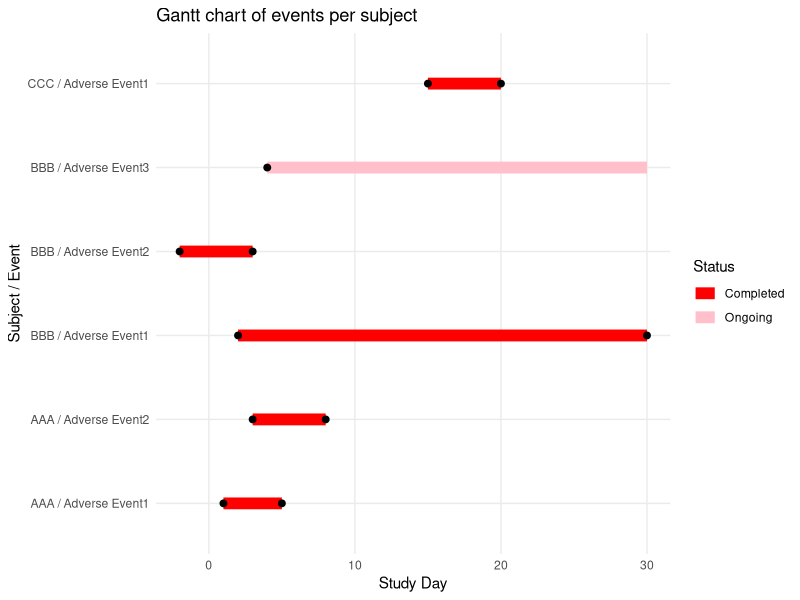

Here is the R script that generated this plot:
# P063_event_gant_excel.sas -> R translation
# Reproduces SAS %event_gant_excel with built-in dummy data
out <- Sys.getenv("OUT_DIR")
if (out == "" || is.na(out)) out <- getwd()
if (!dir.exists(out)) dir.create(out, recursive = TRUE, showWarnings = FALSE)

suppressPackageStartupMessages({
  library(dplyr)
  library(openxlsx)
  library(ggplot2)
})

round_half_up <- function(x, digits = 0) {
  posneg <- sign(x)
  z <- abs(x) * 10^digits
  z <- floor(z + 0.5 + 1e-10)
  posneg * z / 10^digits
}

# ---- test_dummy_data (data dummy) ----
dummy <- data.frame(
  SUBJID = c("AAA","AAA","BBB","BBB","BBB","CCC"),
  AETERM = c("Adverse Event1","Adverse Event2","Adverse Event1","Adverse Event2","Adverse Event3","Adverse Event1"),
  AESTDY = c(1,3,2,-2,4,15),
  AEENDY = c(5,8,30,3,NA,20),
  stringsAsFactors = FALSE
)
target_dataest <- dummy
target_id <- "SUBJID"
target_event_name <- "AETERM"
target_st <- "AESTDY"
target_en <- "AEENDY"

st_vec <- target_dataest[[target_st]]
en_vec <- target_dataest[[target_en]]

# ---- proc sql: min(min(st,1)), max(max(st,en)) ----
# SAS MIN/MAX ignore missing: MIN(st,1) with st missing -> 1 ; MAX(st,en) with one missing -> non-missing
row_min <- ifelse(is.na(st_vec), 1, pmin(st_vec, 1, na.rm = FALSE))
# pmin with NA already handled; row_min no NA
min_val <- min(row_min, na.rm = TRUE)

row_max <- mapply(function(a,b) {
  if (is.na(a) && is.na(b)) return(NA_real_)
  if (is.na(a)) return(b)
  if (is.na(b)) return(a)
  max(a,b)
}, st_vec, en_vec)
max_val <- max(row_max, na.rm = TRUE)

min_val <- as.integer(min_val)
max_val <- as.integer(max_val)

# %let range = %eval(%sysfunc(range(&min,&max)) + (0<&min))
# RANGE(min,max)=max-min
range_val <- as.integer((max_val - min_val) + as.integer(0 < min_val))

# ---- data __wk1 ----
# if min<1: st = target_st - min + (target_st<1); en likewise if non-missing
# SAS (x<1) with missing -> true (1)
wk <- target_dataest
n <- nrow(wk)
if (min_val < 1) {
  lt1_st <- ifelse(is.na(wk[[target_st]]), 1L, as.integer(wk[[target_st]] < 1))
  st <- wk[[target_st]] - min_val + lt1_st
  # en: missing stays missing
  lt1_en <- ifelse(is.na(wk[[target_en]]), NA_integer_, as.integer(wk[[target_en]] < 1))
  en <- ifelse(is.na(wk[[target_en]]), NA_real_, wk[[target_en]] - min_val + lt1_en)
} else {
  st <- wk[[target_st]]
  en <- wk[[target_en]]
}

# array ar{range} $1. ; do i=1 to range; if st<=i<=en then Y; else if st=i & missing(en) then Y; else if st<=i & missing(en) then O;
ar_mat <- matrix(NA_character_, nrow = n, ncol = range_val)
colnames(ar_mat) <- paste0("ar", seq_len(range_val))
for (r in seq_len(n)) {
  s <- st[r]; e <- en[r]
  s_missing <- is.na(s); e_missing <- is.na(e)
  for (i in seq_len(range_val)) {
    v <- NA_character_
    if (!s_missing && !e_missing && !is.na(s) && !is.na(e) && s <= i && i <= e) {
      v <- "Y"
    } else if (!s_missing && e_missing && !is.na(s) && s == i) {
      v <- "Y"
    } else if (!s_missing && e_missing && !is.na(s) && s <= i) {
      v <- "O"
    } else {
      v <- NA_character_
    }
    ar_mat[r, i] <- v
  }
}

gant <- data.frame(
  st = st,
  en = en,
  SUBJID = wk$SUBJID,
  AETERM = wk$AETERM,
  AESTDY = wk$AESTDY,
  AEENDY = wk$AEENDY,
  ar_mat,
  stringsAsFactors = FALSE,
  check.names = FALSE
)
# keep st en SUBJID AETERM AESTDY AEENDY ar:
# column order already as KEEP list

# ---- write dataset gant.csv ----
write.csv(gant, file.path(out, "gant.csv"), row.names = FALSE, na = "")

# ---- header day labels: min to max excluding 0 ----
day_labels <- setdiff(seq(min_val, max_val, by = 1), 0)
# length should equal range_val
# Build display table: ID, Event, STDY, ENDY + day columns (ar values)
disp_header <- c("ID","Event","STDY","ENDY", as.character(day_labels))
disp_df <- data.frame(
  ID = gant$SUBJID,
  Event = gant$AETERM,
  STDY = gant$AESTDY,
  ENDY = gant$AEENDY,
  ar_mat,
  stringsAsFactors = FALSE, check.names = FALSE
)
colnames(disp_df) <- disp_header

# ---- ODS EXCEL equivalent: gant.xlsx with RWI styling ----
wb <- createWorkbook()
addWorksheet(wb, "GANT")

hdr_darkblue <- createStyle(fgFill = "#00008B", fontColour = "white", textDecoration = "bold",
                            halign = "center", valign = "center", border = "TopBottomLeftRight")
hdr_blue <- createStyle(fgFill = "#0000FF", fontColour = "white", textDecoration = "bold",
                        halign = "center", valign = "center", border = "TopBottomLeftRight")
style_Y <- createStyle(fgFill = "#FF0000", fontColour = "#FF0000", halign = "center", border = "TopBottomLeftRight")
style_O <- createStyle(fgFill = "#FFC0CB", fontColour = "#FFC0CB", halign = "center", border = "TopBottomLeftRight")
style_W <- createStyle(fgFill = "#FFFFFF", fontColour = "#FFFFFF", halign = "center", border = "TopBottomLeftRight")
style_id <- createStyle(halign = "left", valign = "center", border = "TopBottomLeftRight")
style_num <- createStyle(halign = "center", valign = "center", border = "TopBottomLeftRight")

writeData(wb, "GANT", t(disp_header), startRow = 1, startCol = 1, colNames = FALSE, rowNames = FALSE)
# data rows
if (nrow(disp_df) > 0) {
  writeData(wb, "GANT", disp_df, startRow = 2, startCol = 1, colNames = FALSE, rowNames = FALSE)
}
# header styles
for (c in seq_along(disp_header)) {
  stl <- if (c <= 4) hdr_darkblue else hdr_blue
  addStyle(wb, "GANT", style = stl, rows = 1, cols = c, gridExpand = FALSE, stack = TRUE)
}
# body styles
nr <- nrow(disp_df); nc <- ncol(disp_df)
for (r in seq_len(nr)) {
  rr <- r + 1
  # ID/Event/STDY/ENDY
  addStyle(wb, "GANT", style = style_id, rows = rr, cols = 1, gridExpand = FALSE, stack = TRUE)
  addStyle(wb, "GANT", style = style_id, rows = rr, cols = 2, gridExpand = FALSE, stack = TRUE)
  addStyle(wb, "GANT", style = style_num, rows = rr, cols = 3, gridExpand = FALSE, stack = TRUE)
  addStyle(wb, "GANT", style = style_num, rows = rr, cols = 4, gridExpand = FALSE, stack = TRUE)
  for (c in 5:nc) {
    v <- ar_mat[r, c - 4]
    if (!is.na(v) && v == "Y") {
      addStyle(wb, "GANT", style = style_Y, rows = rr, cols = c, gridExpand = FALSE, stack = TRUE)
    } else if (!is.na(v) && v == "O") {
      addStyle(wb, "GANT", style = style_O, rows = rr, cols = c, gridExpand = FALSE, stack = TRUE)
    } else {
      addStyle(wb, "GANT", style = style_W, rows = rr, cols = c, gridExpand = FALSE, stack = TRUE)
    }
  }
}
setColWidths(wb, "GANT", cols = 1, widths = 10)
setColWidths(wb, "GANT", cols = 2, widths = 18)
setColWidths(wb, "GANT", cols = 3:4, widths = 8)
if (nc >= 5) setColWidths(wb, "GANT", cols = 5:nc, widths = 4)
freezePane(wb, "GANT", firstActiveRow = 2, firstActiveCol = 5)
saveWorkbook(wb, file.path(out, "gant.xlsx"), overwrite = TRUE)

# ---- plain-text rendering gant.txt (same numbers as Excel) ----
txt_path <- file.path(out, "gant.txt")
con <- file(txt_path, open = "wt")
cat("Gantt chart of events per subject (Y=event duration, O=ongoing)\n", file = con)
cat(sprintf("Range: min=%d max=%d range=%d (day 0 excluded from timeline)\n", min_val, max_val, range_val), file = con)
cat("\n", file = con)
# header line
hdr_line <- sprintf("%-6s | %-16s | %4s %4s | %s", "ID", "Event", "STDY", "ENDY", paste(sprintf("%3s", day_labels), collapse = " "))
cat(hdr_line, "\n", file = con, sep = "")
cat(paste(rep("-", nchar(hdr_line)), collapse = ""), "\n", file = con, sep = "")
for (r in seq_len(nr)) {
  stdy_s <- ifelse(is.na(gant$AESTDY[r]), "   .", sprintf("%4d", gant$AESTDY[r]))
  endy_s <- ifelse(is.na(gant$AEENDY[r]), "   .", sprintf("%4d", gant$AEENDY[r]))
  cells <- sapply(seq_len(range_val), function(k) {
    v <- ar_mat[r, k]
    if (is.na(v)) "   " else if (v == "Y") "  Y" else "  O"
  })
  line <- sprintf("%-6s | %-16s | %s %s |%s", gant$SUBJID[r], gant$AETERM[r], stdy_s, endy_s, paste(cells, collapse = ""))
  cat(line, "\n", file = con, sep = "")
}
cat("\nLegend: Y (red) = event day, O (pink) = ongoing after start, blank = no event\n", file = con)
cat(sprintf("Counts: n_rows=%d n_day_cols=%d\n", nr, range_val), file = con)
close(con)

# ---- figure gant.png (ggplot timeline) plus plotted data already in gant.csv ----
plot_df <- data.frame(
  SUBJID = gant$SUBJID,
  AETERM = gant$AETERM,
  AESTDY = gant$AESTDY,
  AEENDY = gant$AEENDY,
  ongoing = is.na(gant$AEENDY),
  stringsAsFactors = FALSE
)
plot_df$label <- paste(plot_df$SUBJID, plot_df$AETERM, sep = " / ")
plot_df$y <- seq_len(nrow(plot_df))
plot_df$xend <- ifelse(plot_df$ongoing, max_val, plot_df$AEENDY)
p <- ggplot(plot_df, aes(y = reorder(label, y))) +
  geom_segment(aes(x = AESTDY, xend = xend, yend = reorder(label, y), colour = ongoing), linewidth = 4, lineend = "butt") +
  geom_point(aes(x = AESTDY), size = 2) +
  geom_point(data = subset(plot_df, !ongoing), aes(x = AEENDY), size = 2) +
  scale_colour_manual(values = c("FALSE" = "red", "TRUE" = "pink"), labels = c("FALSE" = "Completed", "TRUE" = "Ongoing"), name = "Status") +
  labs(title = "Gantt chart of events per subject", x = "Study Day", y = "Subject / Event") +
  theme_minimal() +
  theme(panel.grid.minor = element_blank())
ggsave(file.path(out, "gant.png"), plot = p, width = 10, height = 4, dpi = 150)
